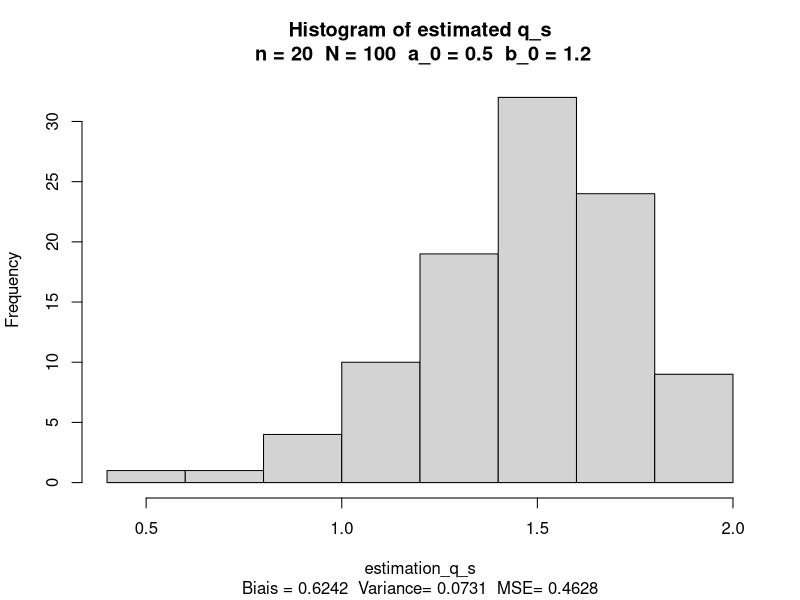
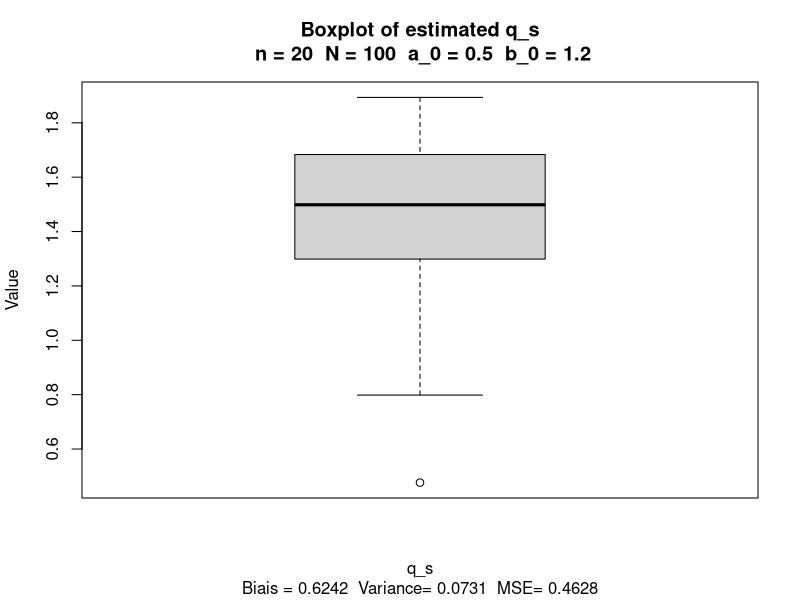
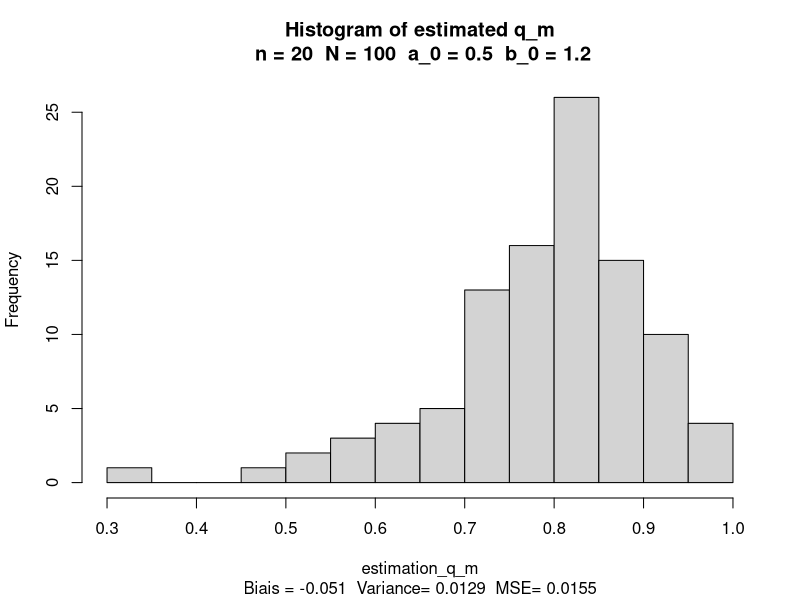
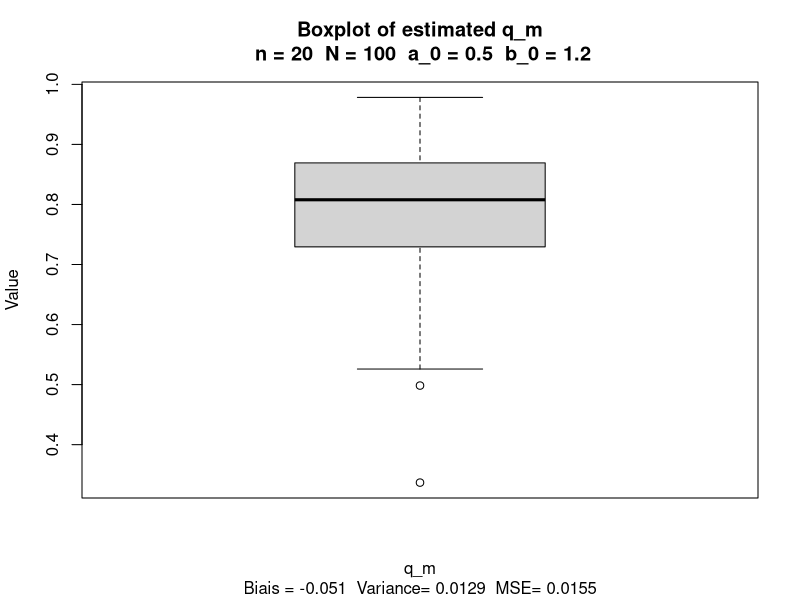
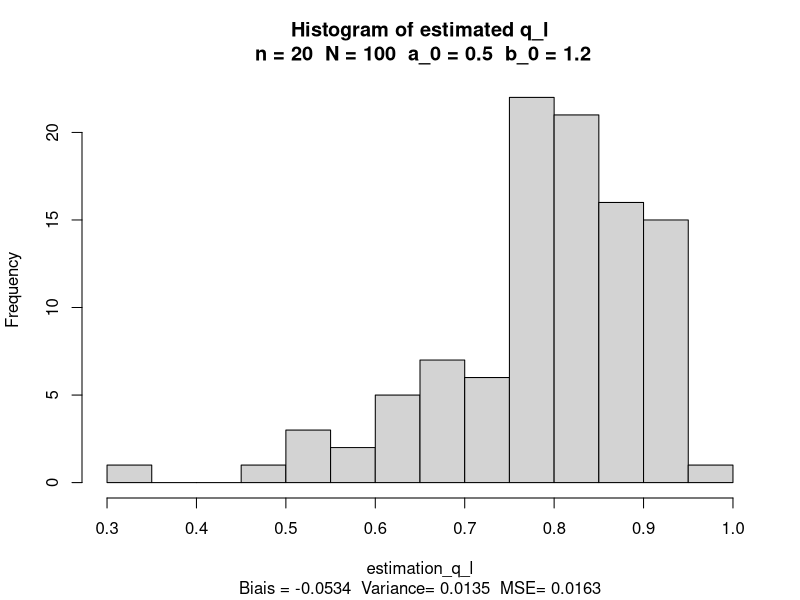
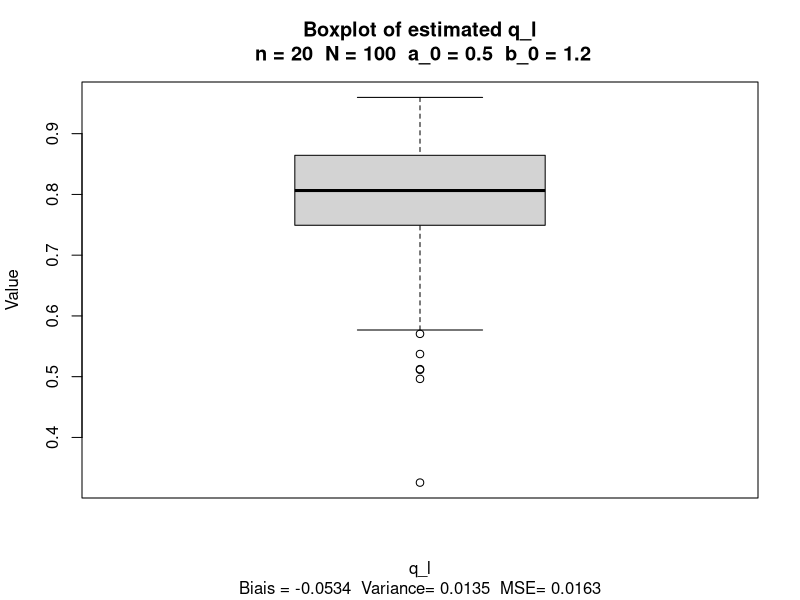
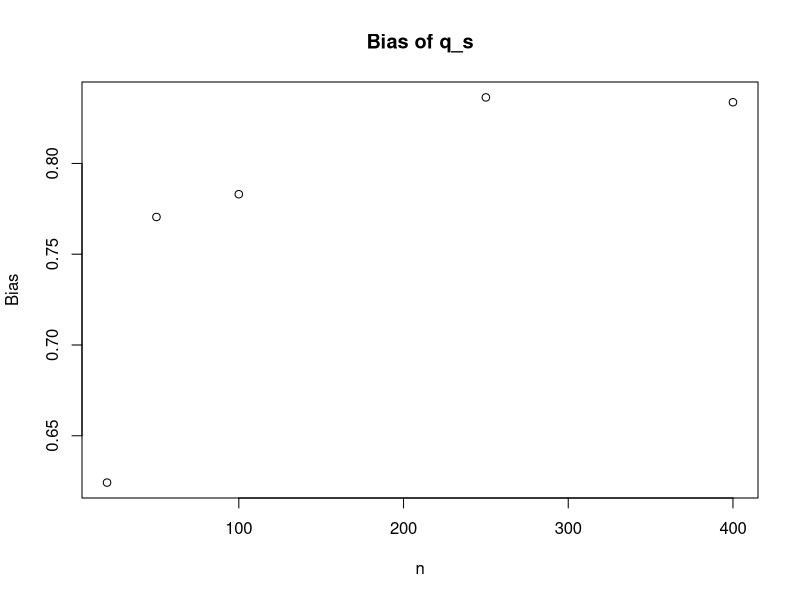
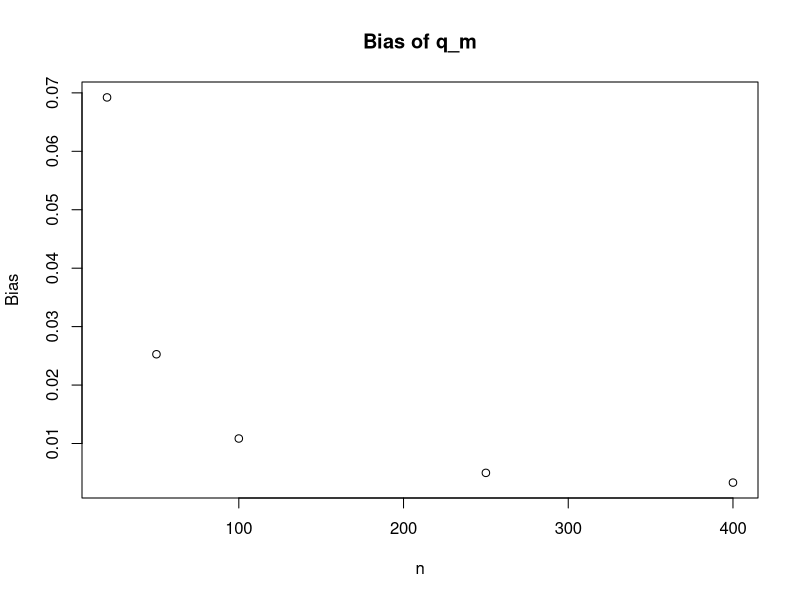

Write R code to recreate these figures, in order.
################################################################################
#                                                                              #
#                              LMAT 1271                                       #
#                           Projet 2022-2023                                   #
#         Auteurs : Marie Determe, Augustin Lambotte, Amaury Laridon           #
#         Script R utiliser pour le projet instructions et ressources          #
#       disponibles à : https://github.com/AmauryLaridon/LMAT1271-Project      #
#                                                                              #
################################################################################

rm(list=ls(all=TRUE)) # Nettoyage mémoire R Studio
set.seed(2023)

######################### - Partie 1.3 Simulations - ###########################

n <- 20 # size of the sampling
nbr_replication <- 100 # number of replication of the sampling process
a_0 <- 0.5 # alpha parameter of the density function of T
b_0 <- 1.2 # beta parameter of the density function of T

#Density function of random variable T
f_a_0b_0 <- function(t) {
  if(t > 0 & t < 1) {
    return(a_0*b_0*t^(a_0-1)*(1-t^a_0)^(b_0-1))
  } else {
    return(0)
  }
}

#Quantile of order p, a and b are unknown parameters
q_p_a_b <- function(p,a,b) {
  return ((1-(1-p)^(1/b))^(1/a))
}

#Quantile of order p
q_p <- function(p) {
  return (q_p_a_b(p,a_0,b_0))
}

#First estimator of q_0.95
q_s <- function(T_i) {
  size <- length(T_i)
  T_sort <- sort(T_i)
  return (T_sort[ceiling(0.95*size)]+T_sort[floor(0.95*size)])/2
}

#Estimator of a_m and b_m, using the method of moments
q_m <- function(T_i) {
  #On cherche une racine à la première équation de 1.2.b pour obtenir 
  #a_M, puis on calcule b_M et q_M
  f1 <- function(a) {
    return ((sum(T_i^(2*a)))*(n+sum(T_i^(a)))*(sum(T_i^(a)))^(-2)-2)
  }
  solution <- uniroot(f1,c(1e-9,10))
  a_m <- solution$root
  b_m <- n/(sum(T_i^(a_m)))-1
  return (q_p_a_b(0.95,a_m,b_m))
}

#Estimator of a_l and b_l, using the maximum likelihood estimator
q_l <- function(T_i) {
  #On cherche une racine à la première équation de 1.2.c pour obtenir a_L
  #puis on calcule b_L et q_L
  f1 <- function(a) {
    return (1/a + (1/(sum(log(1-T_i^a)))+(1/n))*sum((T_i^(a)
                                                     *log(T_i))/(1-T_i^(a)))+(1/n)*sum(log(T_i)))
  }
  solution_l <- uniroot(f1,c(1e-9,10))
  a_l <- solution_l$root
  b_l <- -n/(sum(log(1-T_i^(a_l))))
  
  return (q_p_a_b(0.95,a_l,b_l))
}

### - 1.3 (a) - ###

#Generation of a iid sample of size 20 from the density f_a_0b_0 and 
#estimation of q_0.95 in 3 different ways
generate_sample <- function() {
  U <- runif(n)
  T_i <- sapply(U,q_p)
  q_s_sample <- q_s(T_i)
  q_m_sample <- q_m(T_i)
  q_l_sample <- q_l(T_i)
  return (c(q_s_sample,q_m_sample,q_l_sample))
}

### - 1.3 (b) - ###

generate_estimation_q_p <- function(affichage) {
  estimation_q_p <- replicate(nbr_replication,generate_sample())
  estimation_q_s <- estimation_q_p[1,]
  estimation_q_m <- estimation_q_p[2,]
  estimation_q_l <- estimation_q_p[3,]
  
  
  ### - 1.3 (c) - ###
  
  #Approximation de l'espérance par la moyenne empirique
  esperance_q_s <- mean(estimation_q_s)
  esperance_q_m <- mean(estimation_q_m)
  esperance_q_l <- mean(estimation_q_l)
  
  #Calcul du biais
  bias_s <- esperance_q_s - q_p_true
  bias_m <- esperance_q_m - q_p_true
  bias_l <- esperance_q_l - q_p_true
  
  #Calcul de la variance
  variance_s <- mean(estimation_q_s^2)-esperance_q_s^2
  variance_m <- mean(estimation_q_m^2)-esperance_q_m^2
  variance_l <- mean(estimation_q_l^2)-esperance_q_l^2
  
  #Calcul du MSE
  mse_s <- bias_s^2 + variance_s
  mse_m <- bias_m^2 + variance_m
  mse_l <- bias_l^2 + variance_l
  
  if (affichage == TRUE) {
    hist(estimation_q_s,breaks=10, main="")
    title(main = paste("Histogram of estimated q_s\n", "n =", n, " N =", 
                    nbr_replication, " a_0 =", a_0, " b_0 =", b_0), 
                    sub= paste("Biais =", round(bias_s, digits=4), 
                    " Variance=", round(variance_s, digits=4), " MSE=",
                    round(mse_s, digits=4)))
    boxplot(estimation_q_s, xlab = "q_s", ylab="Value")
    title(main = paste("Boxplot of estimated q_s\n","n =", n, " N =", 
                    nbr_replication, " a_0 =", a_0, " b_0 =", b_0),
                    sub= paste("Biais =", round(bias_s, digits=4), 
                    " Variance=", round(variance_s, digits=4), " MSE=",
                    round(mse_s, digits=4)))
    
    
    hist(estimation_q_m,breaks=10, main = "")
    title(main = paste("Histogram of estimated q_m\n","n =", n, " N =", 
                    nbr_replication, " a_0 =", a_0, " b_0 =", b_0), 
                    sub= paste("Biais =", round(bias_m, digits=4), 
                    " Variance=", round(variance_m, digits=4), " MSE=",
                    round(mse_m, digits=4)))
    boxplot(estimation_q_m, xlab = "q_m", main = "", ylab="Value")
    title(main = paste("Boxplot of estimated q_m\n","n =", n, " N =", 
                    nbr_replication, " a_0 =", a_0, " b_0 =", b_0), 
                    sub= paste("Biais =", round(bias_m, digits=4), 
                    " Variance=", round(variance_m, digits=4), " MSE=",
                    round(mse_m, digits=4)))
    
    
    hist(estimation_q_l,breaks=10, main = "")
    title(main = paste("Histogram of estimated q_l\n","n =", n, " N =", 
                    nbr_replication, " a_0 =", a_0, " b_0 =", b_0), 
                    sub= paste("Biais =", round(bias_l, digits=4), 
                     " Variance=", round(variance_l, digits=4), " MSE=",
                     round(mse_l, digits=4)))
    boxplot(estimation_q_l, xlab = "q_l" , main = "", ylab="Value")   
    title(main = paste("Boxplot of estimated q_l\n","n =", n, " N =", 
                    nbr_replication, " a_0 =", a_0, " b_0 =", b_0), 
                    sub= paste("Biais =", round(bias_l, digits=4), 
                    " Variance=", round(variance_l, digits=4), " MSE=",
                    round(mse_l, digits=4)))
    
  }
  
  return (c(c(bias_s,bias_m,bias_l),
            c(variance_s,variance_m,variance_l),c(mse_s,mse_m,mse_l)))
}

#################### - Execution - ######################

#Vraie valeur de q_0.95
q_p_true <- q_p(0.95)

#1.3.a
generate_sample()

#1.3.b et 1.3.c
generate_estimation_q_p(TRUE)

#1.3.d
n_value <- c(20,50,100,250,400)
results <- array(0, dim = c(3, 3, length(n_value)))
for (i in 1:length(n_value)) {
  n<-n_value[i]
  results[,,i]=t(generate_estimation_q_p(FALSE))
}

#Graphiques

print(results[3,,])

#Biais
plot(n_value,results[1,1,],xlab="n",ylab="Bias",main="Bias of q_s") #q_s
plot(n_value,results[1,2,],xlab="n",ylab="Bias",main="Bias of q_m") #q_m
plot(n_value,results[1,3,],xlab="n",ylab="Bias",main="Bias of q_l") #q_l

#Variance
plot(n_value,results[2,1,],xlab="n",ylab="Variance",main="Variance of q_s") #q_s
plot(n_value,results[2,2,],xlab="n",ylab="Variance",main="Variance of q_m") #q_m
plot(n_value,results[2,3,],xlab="n",ylab="Variance",main="Variance of q_l") #q_l

#MSE
plot(n_value,results[3,1,],xlab="n",ylab="MSE",main="MSE of q_s") #q_s
plot(n_value,results[3,2,],xlab="n",ylab="MSE",main="MSE of q_m") #q_m
plot(n_value,results[3,3,],xlab="n",ylab="MSE",main="MSE of q_l") #q_l
